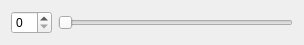
<?xml version="1.0" encoding="UTF-8"?>
<ui version="4.0">
 <class>SmallWidget</class>
 <widget class="QWidget" name="SmallWidget">
  <property name="geometry">
   <rect>
    <x>0</x>
    <y>0</y>
    <width>304</width>
    <height>44</height>
   </rect>
  </property>
  <property name="windowTitle">
   <string>Form</string>
  </property>
  <layout class="QHBoxLayout" name="horizontalLayout">
   <item>
    <widget class="QSpinBox" name="spinBox"/>
   </item>
   <item>
    <widget class="QSlider" name="horizontalSlider">
     <property name="orientation">
      <enum>Qt::Horizontal</enum>
     </property>
    </widget>
   </item>
  </layout>
 </widget>
 <resources/>
 <connections/>
</ui>
